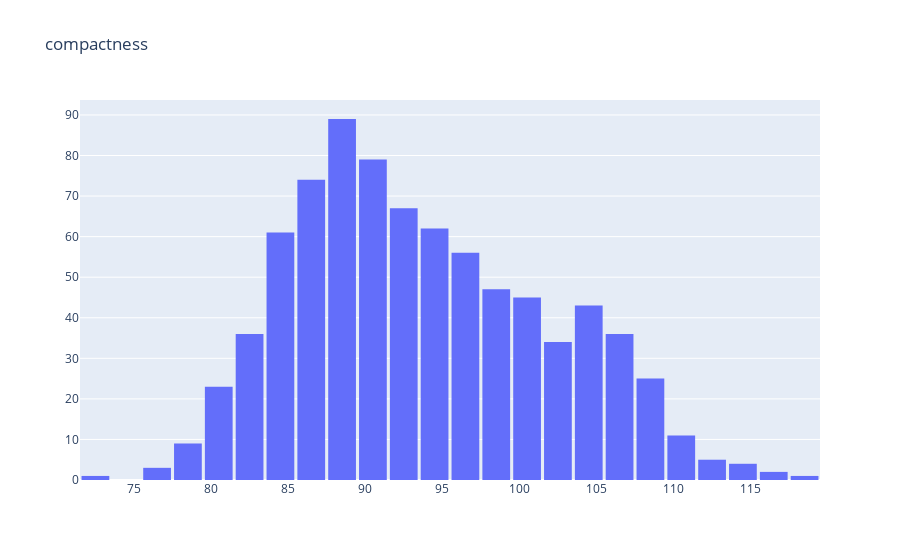
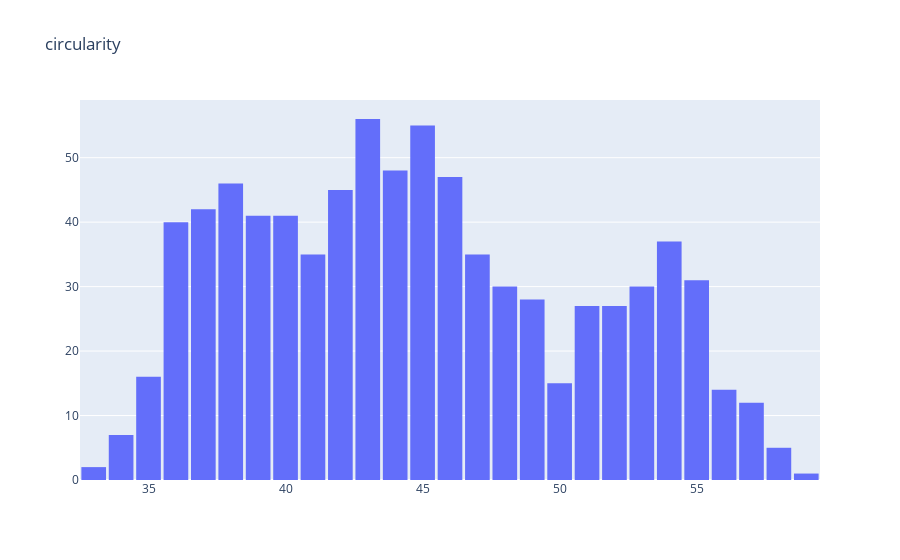
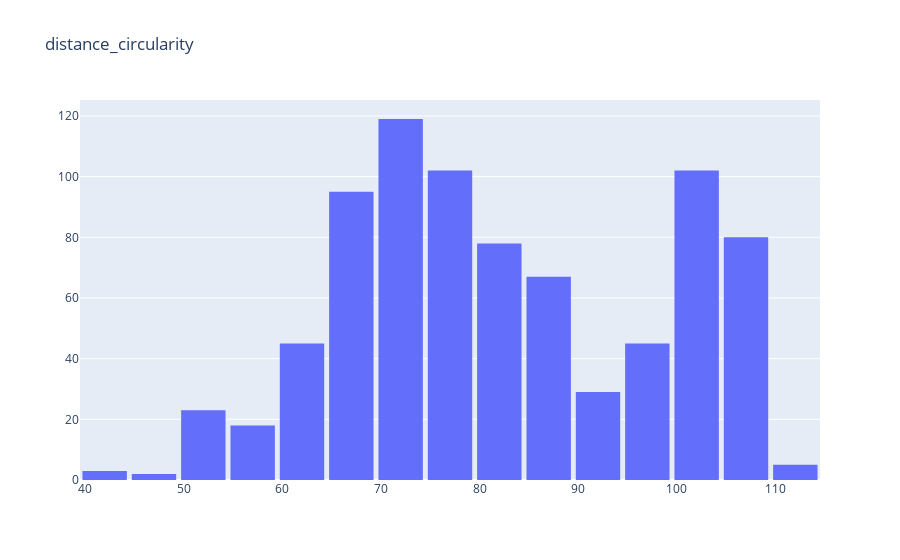
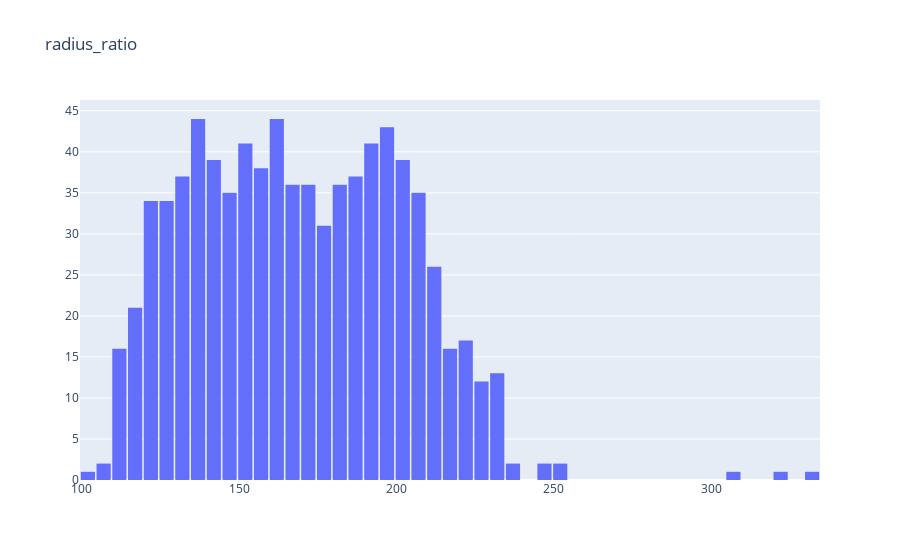

Notebook cell for these charts, in order:
### Markdown cell above
A histogram is a graphical representation of the distribution of a dataset. Here are the key points:

- Bins: The range of values is divided into intervals, known as bins.

- Frequency: Each bin shows the count of data points that fall within its range.

- Shape: The shape of the histogram reveals the data distribution, such as whether it is normal, skewed, bimodal, etc.

- Axis: The x-axis represents the bins, and the y-axis represents the frequency.

### Code cell
from plotly.graph_objs import Figure, Histogram, Layout

for col in vehicles_num.columns:
    fig = Figure(data=[Histogram(x=vehicles_num[col])],
                 layout=Layout(title=col))
    fig.update_layout(bargap=0.1)
    fig.show()

### Figure 1 — Plotly figure (JSON) as saved in the notebook; plotly's stock layout.template omitted (floating-point values rounded to 4 significant figures; data arrays with more than 128 entries replaced by an {"elided": "..."} marker saying what was removed)
{"data": [{"type": "histogram", "x": {"elided": "813 int values"}}], "layout": {"bargap": 0.1, "title": {"text": "compactness"}}}

### Figure 2 — Plotly figure (JSON) as saved in the notebook; plotly's stock layout.template omitted (floating-point values rounded to 4 significant figures; data arrays with more than 128 entries replaced by an {"elided": "..."} marker saying what was removed)
{"data": [{"type": "histogram", "x": {"elided": "813 int values"}}], "layout": {"bargap": 0.1, "title": {"text": "circularity"}}}

### Figure 3 — Plotly figure (JSON) as saved in the notebook; plotly's stock layout.template omitted (floating-point values rounded to 4 significant figures; data arrays with more than 128 entries replaced by an {"elided": "..."} marker saying what was removed)
{"data": [{"type": "histogram", "x": {"elided": "813 int values"}}], "layout": {"bargap": 0.1, "title": {"text": "distance_circularity"}}}

### Figure 4 — Plotly figure (JSON) as saved in the notebook; plotly's stock layout.template omitted (floating-point values rounded to 4 significant figures; data arrays with more than 128 entries replaced by an {"elided": "..."} marker saying what was removed)
{"data": [{"type": "histogram", "x": {"elided": "813 int values"}}], "layout": {"bargap": 0.1, "title": {"text": "radius_ratio"}}}
